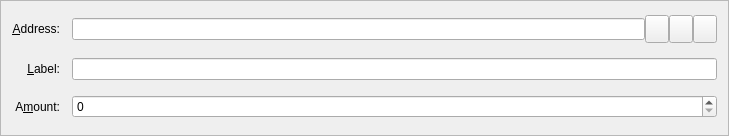
<?xml version="1.0" encoding="UTF-8"?>
<ui version="4.0">
 <class>SendCoinsEntry</class>
 <widget class="QFrame" name="SendCoinsEntry">
  <property name="geometry">
   <rect>
    <x>0</x>
    <y>0</y>
    <width>729</width>
    <height>136</height>
   </rect>
  </property>
  <property name="windowTitle">
   <string>Form</string>
  </property>
  <property name="frameShape">
   <enum>QFrame::StyledPanel</enum>
  </property>
  <property name="frameShadow">
   <enum>QFrame::Sunken</enum>
  </property>
  <layout class="QGridLayout" name="gridLayout">
   <property name="spacing">
    <number>12</number>
   </property>
   <item row="5" column="0">
    <widget class="QLabel" name="label">
     <property name="text">
      <string>A&amp;mount:</string>
     </property>
     <property name="alignment">
      <set>Qt::AlignRight|Qt::AlignTrailing|Qt::AlignVCenter</set>
     </property>
     <property name="buddy">
      <cstring>payAmount</cstring>
     </property>
    </widget>
   </item>
   <item row="3" column="0">
    <widget class="QLabel" name="label_2">
     <property name="text">
      <string>&lt;html&gt;&lt;head/&gt;&lt;body&gt;&lt;p&gt;&amp;amp;Address:&lt;/p&gt;&lt;/body&gt;&lt;/html&gt;</string>
     </property>
     <property name="alignment">
      <set>Qt::AlignRight|Qt::AlignTrailing|Qt::AlignVCenter</set>
     </property>
     <property name="buddy">
      <cstring>payTo</cstring>
     </property>
    </widget>
   </item>
   <item row="5" column="1">
    <widget class="BitcoinAmountField" name="payAmount"/>
   </item>
   <item row="4" column="1">
    <layout class="QHBoxLayout" name="horizontalLayout_2">
     <property name="spacing">
      <number>0</number>
     </property>
     <item>
      <widget class="QValidatedLineEdit" name="addAsLabel">
       <property name="enabled">
        <bool>true</bool>
       </property>
       <property name="toolTip">
        <string>Enter a label for this address to add it to your contacts</string>
       </property>
      </widget>
     </item>
    </layout>
   </item>
   <item row="4" column="0">
    <widget class="QLabel" name="label_4">
     <property name="text">
      <string>&amp;Label:</string>
     </property>
     <property name="alignment">
      <set>Qt::AlignRight|Qt::AlignTrailing|Qt::AlignVCenter</set>
     </property>
     <property name="buddy">
      <cstring>addAsLabel</cstring>
     </property>
    </widget>
   </item>
   <item row="3" column="1">
    <layout class="QHBoxLayout" name="payToLayout">
     <property name="spacing">
      <number>0</number>
     </property>
     <item>
      <widget class="QValidatedLineEdit" name="payTo">
       <property name="toolTip">
        <string>The address to send the payment to </string>
       </property>
       <property name="maxLength">
        <number>34</number>
       </property>
      </widget>
     </item>
     <item>
      <widget class="QToolButton" name="addressBookButton">
       <property name="maximumSize">
        <size>
         <width>28</width>
         <height>28</height>
        </size>
       </property>
       <property name="toolTip">
        <string>Choose address from address book</string>
       </property>
       <property name="text">
        <string/>
       </property>
       <property name="icon">
        <iconset resource="../bitcoin.qrc">
         <normaloff>:/icons/address-book</normaloff>:/icons/address-book</iconset>
       </property>
       <property name="shortcut">
        <string>Alt+A</string>
       </property>
      </widget>
     </item>
     <item>
      <widget class="QToolButton" name="pasteButton">
       <property name="maximumSize">
        <size>
         <width>28</width>
         <height>28</height>
        </size>
       </property>
       <property name="toolTip">
        <string>Paste address from clipboard</string>
       </property>
       <property name="text">
        <string/>
       </property>
       <property name="icon">
        <iconset resource="../bitcoin.qrc">
         <normaloff>:/icons/editpaste</normaloff>:/icons/editpaste</iconset>
       </property>
       <property name="shortcut">
        <string>Alt+P</string>
       </property>
      </widget>
     </item>
     <item>
      <widget class="QToolButton" name="deleteButton">
       <property name="maximumSize">
        <size>
         <width>28</width>
         <height>28</height>
        </size>
       </property>
       <property name="toolTip">
        <string>Remove this recipient</string>
       </property>
       <property name="text">
        <string/>
       </property>
       <property name="icon">
        <iconset resource="../bitcoin.qrc">
         <normaloff>:/icons/remove</normaloff>:/icons/remove</iconset>
       </property>
      </widget>
     </item>
    </layout>
   </item>
  </layout>
 </widget>
 <customwidgets>
  <customwidget>
   <class>QValidatedLineEdit</class>
   <extends>QLineEdit</extends>
   <header>qvalidatedlineedit.h</header>
  </customwidget>
  <customwidget>
   <class>BitcoinAmountField</class>
   <extends>QSpinBox</extends>
   <header>bitcoinamountfield.h</header>
   <container>1</container>
  </customwidget>
 </customwidgets>
 <resources>
  <include location="../bitcoin.qrc"/>
 </resources>
 <connections/>
</ui>
